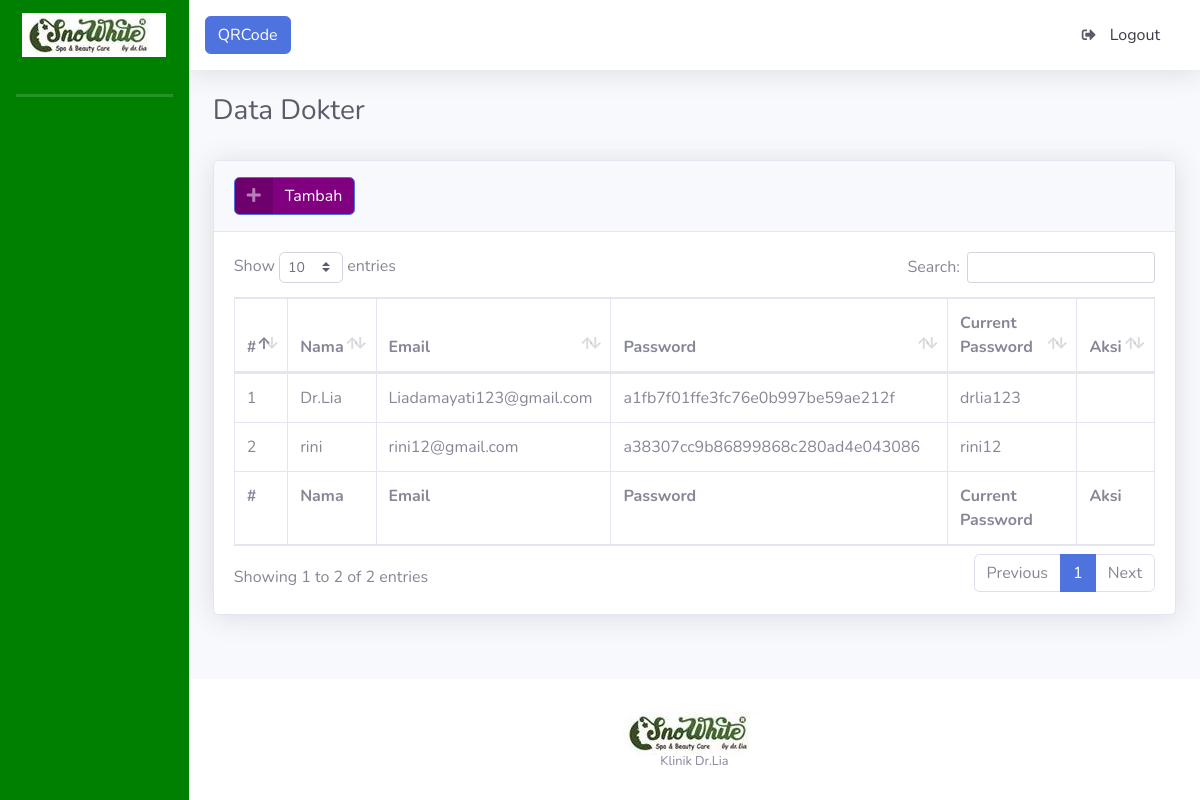
The page /index.php/dokter on the database as committed earlier.
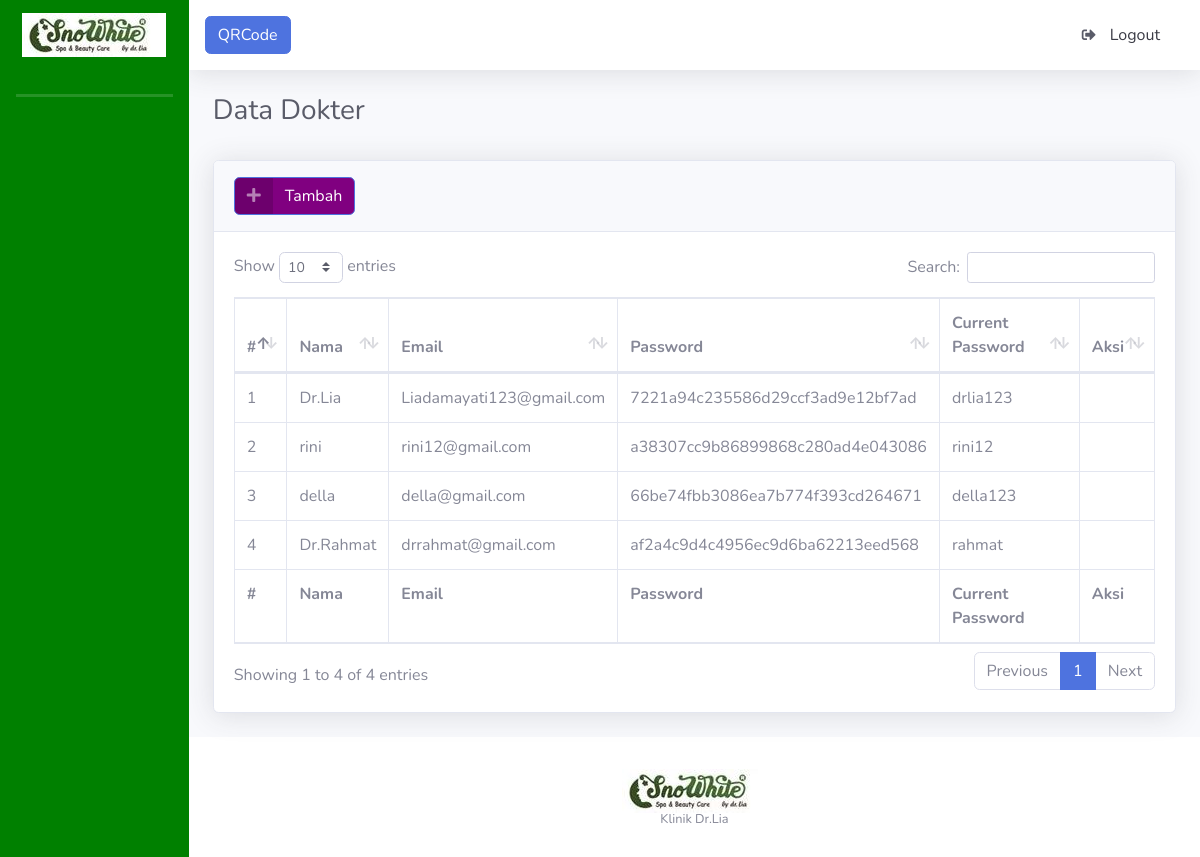
The same page on the database as committed later.
### tables this page shows
CREATE TABLE `tb_dokter` (
  `id_dokter` bigint(20) NOT NULL,
  `nama_dokter` varchar(30) NOT NULL,
  `email_dokter` varchar(100) NOT NULL,
  `password_dokter` varchar(32) NOT NULL,
  `current_password` varchar(32) NOT NULL
);

### application/controllers/Dokter.php (called while the page is built, shortened)
<?php
class Dokter extends CI_Controller {
	public function index()
	{
		$parser = array(
			'p_semuadokter' => $this->db->get_where('tb_dokter')->result()
			);
		$this->load->view('dokter/v_daftar',
			$parser);
	}
}
?>

### index.php (called while the page is built, shortened)
<?php
require_once BASEPATH.'core/CodeIgniter.php';

### application/views/dokter/v_daftar.php (the view, shortened to what this page needs)
<!DOCTYPE html>
<html lang="en">
<head>
  <link href="<?php echo base_url(); ?>tema/admin/vendor/fontawesome-free/css/all.min.css" rel="stylesheet" type="text/css">
   <link href="<?php echo base_url(); ?>tema/admin/css/sb-admin-2.min.css" rel="stylesheet">
  <link href="<?php echo base_url(); ?>tema/admin/vendor/datatables/dataTables.bootstrap4.min.css" rel="stylesheet">
</head>
<body id="page-top">
  <div id="wrapper">
    <div id="content-wrapper" class="d-flex flex-column">
      <div id="content">
        <div class="container-fluid">
          <h1 class="h3 mb-2 text-gray-800">Data Dokter</h1>
            <br>
          <div class="card shadow mb-4">
            <div class="card-header py-3">
              <h6 class="m-0 font-weight-bold text-primary">
                <a style="background-color: purple;" href="<?php echo site_url('dokter/tambah'); ?>" class="btn btn-primary btn-icon-split">
                    <span class="icon text-white-50">
                      <i class="fas fa-plus"></i>
                    </span>
                    <span class="text">Tambah</span>
                  </a>
              </h6>
            </div>
            <div class="card-body">
              <div class="table-responsive">
                <table class="table table-bordered" id="dataTable" width="100%" cellspacing="0">
                  <thead>
                    <tr>
                     <th>#</th>
                     <th>Nama</th>
                     <th>Email</th>
                     <th>Password</th>
                     <th> Current Password</th>
                     <th>Aksi</th>
                    </tr>
                  </thead>
                  <tfoot>
                    <tr>
                     <th>#</th>
                      <th>Nama</th>
                      <th>Email</th>
                      <th>Password</th>
                       <th> Current Password</th>
                      <th>Aksi</th>
                    </tr>
                  </tfoot>
                  <tbody>
                   <?php if(count($p_semuadokter) > 0) { ?>
      <?php $no = 1; ?>
      <?php foreach ($p_semuadokter as $data) { ?>
      <tr>
        <td><?php echo $no++; ?></td>
        <td><?php echo $data->nama_dokter; ?></td>
        <td><?php echo $data->email_dokter; ?></td>
         <td><?php echo $data->password_dokter; ?></td>
           <td><?php echo $data->current_password; ?></td>
        <td>
        </td>
      </tr>
      <?php } ?>
      <?php } else { ?>
      <tr>
        <td colspan="4">Tidak ada dokter</td>
      </tr>
      <?php } ?>
                  </tbody>
                </table>
              </div>
            </div>
          </div>
        </div>
      </div>

Rows that differ between the two databases and show on the page:
changed tb_dokter "Dr.Lia": password_dokter "a1fb7f01ffe3fc76e0b997be59ae212f" → "7221a94c235586d29ccf3ad9e12bf7ad"
added tb_dokter: nama_dokter "della", email_dokter "della@gmail.com", password_dokter "66be74fbb3086ea7b774f393cd264671", current_password "della123"
added tb_dokter: nama_dokter "Dr.Rahmat", email_dokter "drrahmat@gmail.com", password_dokter "af2a4c9d4c4956ec9d6ba62213eed568", current_password "rahmat"
Other text that changed with them:
text written by a page script: "Show entries Search: Showing 1 to 2 of 2 entries Previous 1 Next" → "Show entries Search: Showing 1 to 4 of 4 entries Previous 1 Next"
